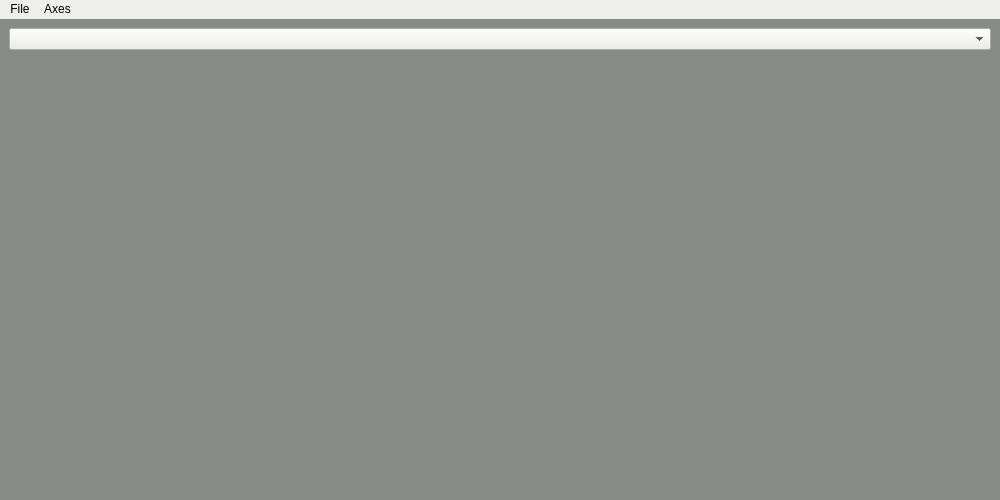
<?xml version="1.0" encoding="UTF-8"?>
<ui version="4.0">
 <class>MainWindow</class>
 <widget class="QMainWindow" name="MainWindow">
  <property name="geometry">
   <rect>
    <x>0</x>
    <y>0</y>
    <width>1000</width>
    <height>500</height>
   </rect>
  </property>
  <property name="windowTitle">
   <string>Live Plotter</string>
  </property>
  <property name="styleSheet">
   <string notr="true">background-color: rgb(136, 138, 133);</string>
  </property>
  <widget class="QWidget" name="centralwidget">
   <property name="autoFillBackground">
    <bool>false</bool>
   </property>
   <layout class="QVBoxLayout" name="verticalLayout">
    <item>
     <widget class="QComboBox" name="comboBox">
      <property name="styleSheet">
       <string notr="true">background-color: rgb(238, 238, 236);
selection-color: rgb(85, 87, 83);</string>
      </property>
     </widget>
    </item>
    <item>
     <widget class="GraphicsLayoutWidget" name="customGraphWidget" native="true"/>
    </item>
   </layout>
  </widget>
  <widget class="QMenuBar" name="menubar">
   <property name="geometry">
    <rect>
     <x>0</x>
     <y>0</y>
     <width>1000</width>
     <height>22</height>
    </rect>
   </property>
   <property name="styleSheet">
    <string notr="true">background-color: rgb(238, 238, 236);
selection-color: rgb(136, 138, 133);</string>
   </property>
   <widget class="QMenu" name="menuFile">
    <property name="title">
     <string>File</string>
    </property>
    <addaction name="actionAdd_channel"/>
    <addaction name="actionRemove_channel"/>
   </widget>
   <widget class="QMenu" name="menu_Scale">
    <property name="title">
     <string>Axes</string>
    </property>
    <addaction name="actionSettings"/>
   </widget>
   <addaction name="menuFile"/>
   <addaction name="menu_Scale"/>
  </widget>
  <widget class="QStatusBar" name="statusbar"/>
  <action name="actionx_limits">
   <property name="text">
    <string>x limits</string>
   </property>
  </action>
  <action name="actiony_scale">
   <property name="text">
    <string>y scale</string>
   </property>
  </action>
  <action name="actiony_limits">
   <property name="text">
    <string>y limits</string>
   </property>
  </action>
  <action name="actionAdd_channel">
   <property name="text">
    <string>Add channel</string>
   </property>
  </action>
  <action name="actionRemove_channel">
   <property name="text">
    <string>Remove channel</string>
   </property>
  </action>
  <action name="actionSettings">
   <property name="text">
    <string>Settings</string>
   </property>
  </action>
 </widget>
 <customwidgets>
  <customwidget>
   <class>GraphicsLayoutWidget</class>
   <extends>QWidget</extends>
   <header>pyqtgraph</header>
   <container>1</container>
  </customwidget>
 </customwidgets>
 <resources/>
 <connections>
  <connection>
   <sender>actionAdd_channel</sender>
   <signal>triggered()</signal>
   <receiver>MainWindow</receiver>
   <slot>slotAddChannel()</slot>
   <hints>
    <hint type="sourcelabel">
     <x>-1</x>
     <y>-1</y>
    </hint>
    <hint type="destinationlabel">
     <x>434</x>
     <y>255</y>
    </hint>
   </hints>
  </connection>
  <connection>
   <sender>comboBox</sender>
   <signal>currentTextChanged(QString)</signal>
   <receiver>MainWindow</receiver>
   <slot>slotComboBox()</slot>
   <hints>
    <hint type="sourcelabel">
     <x>106</x>
     <y>49</y>
    </hint>
    <hint type="destinationlabel">
     <x>4</x>
     <y>164</y>
    </hint>
   </hints>
  </connection>
  <connection>
   <sender>actionRemove_channel</sender>
   <signal>triggered()</signal>
   <receiver>MainWindow</receiver>
   <slot>slotDeleteChannel()</slot>
   <hints>
    <hint type="sourcelabel">
     <x>-1</x>
     <y>-1</y>
    </hint>
    <hint type="destinationlabel">
     <x>434</x>
     <y>255</y>
    </hint>
   </hints>
  </connection>
  <connection>
   <sender>actionSettings</sender>
   <signal>triggered()</signal>
   <receiver>MainWindow</receiver>
   <slot>slotAxes()</slot>
   <hints>
    <hint type="sourcelabel">
     <x>-1</x>
     <y>-1</y>
    </hint>
    <hint type="destinationlabel">
     <x>499</x>
     <y>249</y>
    </hint>
   </hints>
  </connection>
 </connections>
 <slots>
  <slot>slotAddChannel()</slot>
  <slot>slotXScale()</slot>
  <slot>slotYScale()</slot>
  <slot>slotXLim()</slot>
  <slot>slotYLim()</slot>
  <slot>slotComboBox()</slot>
  <slot>slotDeleteChannel()</slot>
  <slot>slotAxes()</slot>
 </slots>
</ui>
